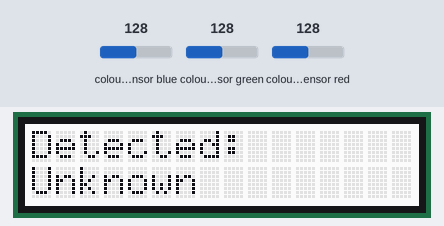
A sketch run on a simulated Arduino Nano 33 BLE. On the bench: 16×2 character LCD. Inputs (shaded band) come from the test bench; at power-on: colour sensor blue 128, colour sensor green 128, colour sensor red 128. What the sketch prints to the serial monitor is not drawn.

Above: at 2.7 s.
2.8 s: colour sensor blue set to 191
At 4.8 s:
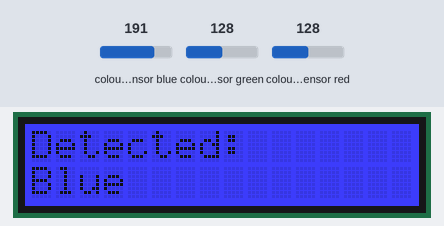
5.1 s: colour sensor green set to 250
At 6.5 s:
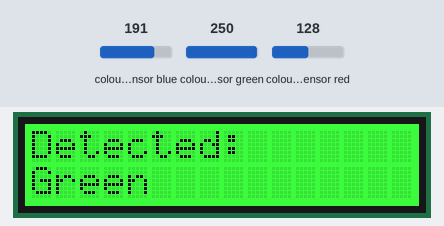
7.1 s: colour sensor blue set to 250
At 8.2 s:
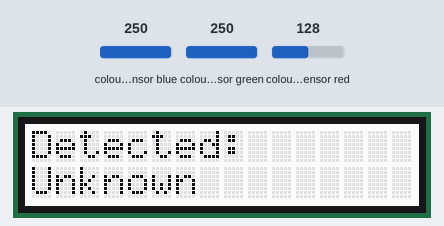
9.2 s: colour sensor red set to 198
10.9 s: colour sensor red set to 204
At 12.8 s:
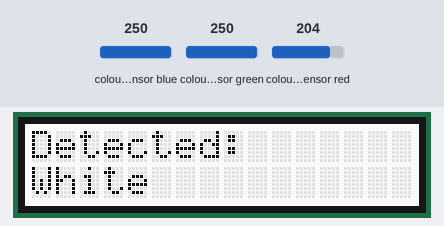
13.2 s: colour sensor blue set to 5
At 14.5 s:
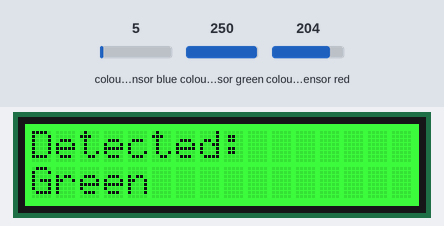
Timing chart, 0 to 16.2 s (numbered marks = the images above; inputs shaded):
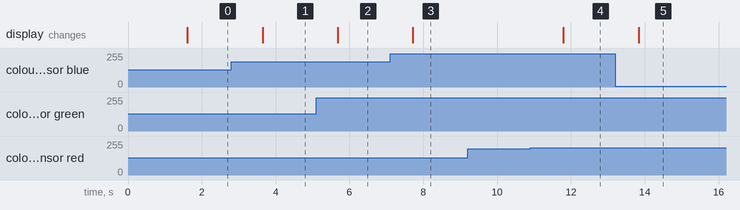

Measured:
- the behaviour switches between 200 and 201 on colour sensor red (found by bisection; images 3 and 4)
- after the input at 2.8 s, the display: changes after 0.85 s (image 1)
- after the input at 5.1 s, the display: changes after 0.58 s (image 2)
- after the input at 7.1 s, the display: changes after 0.62 s (image 3)
- after the input at 9.2 s, every drawn part: stays the same
- after the input at 10.9 s, the display: changes after 0.90 s (image 4)
- after the input at 13.2 s, the display: changes after 0.63 s (image 5)

The sketch:

sketch_jul10b.ino
```cpp
#include <Wire.h>
#include <Arduino_APDS9960.h>
#include "rgb_lcd.h"

rgb_lcd lcd;

// Define basic color thresholds (tweak based on your testing)
struct ColorRange {
  const char* name;
  int rMin, rMax;
  int gMin, gMax;
  int bMin, bMax;
};

void setup() {
  Serial.begin(9600);
  while (!Serial);

  if (!APDS.begin()) {
    Serial.println("Error initializing APDS9960 sensor!");
    while (1);
  }

  lcd.begin(16, 2);       // 16x2 Grove RGB LCD
  lcd.setRGB(255, 255, 255);
  lcd.print("Color Sensor");
  lcd.setCursor(0, 1);
  lcd.print("Initializing...");
  delay(1500);
  lcd.clear();
}

String detectColorName(int r, int g, int b) {
  // Normalize roughly and classify — adjust thresholds after testing your sensor
  if (r > g && r > b && r > 100) return "Red";
  if (g > r && g > b && g > 100) return "Green";
  if (b > r && b > g && b > 100) return "Blue";
  if (r > 150 && g > 150 && b < 100) return "Yellow";
  if (r > 150 && b > 150 && g < 100) return "Purple";
  if (r < 60 && g < 60 && b < 60) return "Black";
  if (r > 200 && g > 200 && b > 200) return "White";
  return "Unknown";
}

void loop() {
  int r, g, b, a;

  if (APDS.colorAvailable()) {
    APDS.readColor(r, g, b, a);

    String colorName = detectColorName(r, g, b);

    // Print to Serial Monitor
    Serial.print("R: "); Serial.print(r);
    Serial.print(" G: "); Serial.print(g);
    Serial.print(" B: "); Serial.print(b);
    Serial.print(" -> Color: "); Serial.println(colorName);

    // Print to LCD
    lcd.clear();
    lcd.setCursor(0, 0);
    lcd.print("Detected:");
    lcd.setCursor(0, 1);
    lcd.print(colorName);

    // Optional: set LCD backlight to match detected color mood
    if (colorName == "Red") lcd.setRGB(255, 0, 0);
    else if (colorName == "Green") lcd.setRGB(0, 255, 0);
    else if (colorName == "Blue") lcd.setRGB(0, 0, 255);
    else if (colorName == "Yellow") lcd.setRGB(255, 255, 0);
    else lcd.setRGB(255, 255, 255);

    delay(1000);
  }
}
```
